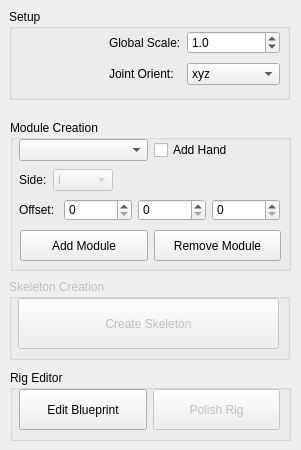
<?xml version="1.0" encoding="UTF-8"?>
<ui version="4.0">
 <class>Form</class>
 <widget class="QWidget" name="Form">
  <property name="geometry">
   <rect>
    <x>0</x>
    <y>0</y>
    <width>301</width>
    <height>450</height>
   </rect>
  </property>
  <property name="windowTitle">
   <string>Form</string>
  </property>
  <widget class="QGroupBox" name="groupBox">
   <property name="geometry">
    <rect>
     <x>9</x>
     <y>9</y>
     <width>281</width>
     <height>91</height>
    </rect>
   </property>
   <property name="title">
    <string>Setup</string>
   </property>
   <widget class="QWidget" name="gridLayoutWidget_5">
    <property name="geometry">
     <rect>
      <x>100</x>
      <y>19</y>
      <width>171</width>
      <height>61</height>
     </rect>
    </property>
    <layout class="QGridLayout" name="gridLayout_5">
     <item row="1" column="0">
      <widget class="QLabel" name="label_4">
       <property name="sizePolicy">
        <sizepolicy hsizetype="Maximum" vsizetype="Preferred">
         <horstretch>0</horstretch>
         <verstretch>0</verstretch>
        </sizepolicy>
       </property>
       <property name="text">
        <string>Joint Orient:</string>
       </property>
      </widget>
     </item>
     <item row="1" column="1">
      <widget class="QComboBox" name="oritentation">
       <item>
        <property name="text">
         <string>xyz</string>
        </property>
       </item>
       <item>
        <property name="text">
         <string>yzx</string>
        </property>
       </item>
       <item>
        <property name="text">
         <string>zxy</string>
        </property>
       </item>
      </widget>
     </item>
     <item row="0" column="0">
      <widget class="QLabel" name="label_3">
       <property name="text">
        <string>Global Scale:</string>
       </property>
      </widget>
     </item>
     <item row="0" column="1">
      <widget class="QDoubleSpinBox" name="scale_box">
       <property name="decimals">
        <number>1</number>
       </property>
       <property name="singleStep">
        <double>0.100000000000000</double>
       </property>
       <property name="value">
        <double>1.000000000000000</double>
       </property>
      </widget>
     </item>
    </layout>
   </widget>
   <widget class="QLabel" name="image">
    <property name="geometry">
     <rect>
      <x>0</x>
      <y>10</y>
      <width>91</width>
      <height>81</height>
     </rect>
    </property>
    <property name="sizePolicy">
     <sizepolicy hsizetype="Minimum" vsizetype="Minimum">
      <horstretch>0</horstretch>
      <verstretch>0</verstretch>
     </sizepolicy>
    </property>
    <property name="text">
     <string/>
    </property>
    <property name="pixmap">
     <pixmap>E:/YR2/Branding/logo_new_transparent.png</pixmap>
    </property>
    <property name="scaledContents">
     <bool>true</bool>
    </property>
   </widget>
  </widget>
  <widget class="QGroupBox" name="groupBox_2">
   <property name="geometry">
    <rect>
     <x>10</x>
     <y>120</y>
     <width>281</width>
     <height>151</height>
    </rect>
   </property>
   <property name="title">
    <string>Module Creation</string>
   </property>
   <widget class="QWidget" name="gridLayoutWidget">
    <property name="geometry">
     <rect>
      <x>9</x>
      <y>19</y>
      <width>263</width>
      <height>22</height>
     </rect>
    </property>
    <layout class="QGridLayout" name="gridLayout">
     <property name="sizeConstraint">
      <enum>QLayout::SetNoConstraint</enum>
     </property>
     <item row="0" column="1">
      <widget class="QCheckBox" name="add_hand">
       <property name="sizePolicy">
        <sizepolicy hsizetype="Minimum" vsizetype="Maximum">
         <horstretch>0</horstretch>
         <verstretch>0</verstretch>
        </sizepolicy>
       </property>
       <property name="layoutDirection">
        <enum>Qt::LeftToRight</enum>
       </property>
       <property name="text">
        <string>Add Hand</string>
       </property>
      </widget>
     </item>
     <item row="0" column="0">
      <widget class="QComboBox" name="available_modules">
       <property name="sizePolicy">
        <sizepolicy hsizetype="Minimum" vsizetype="Minimum">
         <horstretch>0</horstretch>
         <verstretch>0</verstretch>
        </sizepolicy>
       </property>
      </widget>
     </item>
    </layout>
   </widget>
   <widget class="QWidget" name="gridLayoutWidget_2">
    <property name="geometry">
     <rect>
      <x>9</x>
      <y>49</y>
      <width>261</width>
      <height>22</height>
     </rect>
    </property>
    <layout class="QGridLayout" name="gridLayout_2">
     <item row="0" column="1">
      <widget class="QComboBox" name="side">
       <property name="enabled">
        <bool>false</bool>
       </property>
       <property name="sizePolicy">
        <sizepolicy hsizetype="Minimum" vsizetype="Fixed">
         <horstretch>0</horstretch>
         <verstretch>0</verstretch>
        </sizepolicy>
       </property>
       <item>
        <property name="text">
         <string>l</string>
        </property>
       </item>
       <item>
        <property name="text">
         <string>r</string>
        </property>
       </item>
       <item>
        <property name="text">
         <string>None</string>
        </property>
       </item>
      </widget>
     </item>
     <item row="0" column="0">
      <widget class="QLabel" name="label">
       <property name="sizePolicy">
        <sizepolicy hsizetype="Maximum" vsizetype="Preferred">
         <horstretch>0</horstretch>
         <verstretch>0</verstretch>
        </sizepolicy>
       </property>
       <property name="text">
        <string>Side:</string>
       </property>
      </widget>
     </item>
     <item row="0" column="2">
      <spacer name="horizontalSpacer">
       <property name="orientation">
        <enum>Qt::Horizontal</enum>
       </property>
       <property name="sizeType">
        <enum>QSizePolicy::Maximum</enum>
       </property>
       <property name="sizeHint" stdset="0">
        <size>
         <width>300</width>
         <height>20</height>
        </size>
       </property>
      </spacer>
     </item>
    </layout>
   </widget>
   <widget class="QWidget" name="gridLayoutWidget_3">
    <property name="geometry">
     <rect>
      <x>9</x>
      <y>79</y>
      <width>261</width>
      <height>22</height>
     </rect>
    </property>
    <layout class="QGridLayout" name="gridLayout_3">
     <item row="0" column="0">
      <widget class="QLabel" name="label_2">
       <property name="sizePolicy">
        <sizepolicy hsizetype="Maximum" vsizetype="Preferred">
         <horstretch>0</horstretch>
         <verstretch>0</verstretch>
        </sizepolicy>
       </property>
       <property name="minimumSize">
        <size>
         <width>0</width>
         <height>0</height>
        </size>
       </property>
       <property name="text">
        <string>Offset: </string>
       </property>
      </widget>
     </item>
     <item row="0" column="1">
      <widget class="QSpinBox" name="offset_x">
       <property name="maximum">
        <number>99999</number>
       </property>
       <property name="value">
        <number>0</number>
       </property>
       <property name="displayIntegerBase">
        <number>10</number>
       </property>
      </widget>
     </item>
     <item row="0" column="2">
      <widget class="QSpinBox" name="offset_y">
       <property name="sizePolicy">
        <sizepolicy hsizetype="Minimum" vsizetype="Fixed">
         <horstretch>0</horstretch>
         <verstretch>0</verstretch>
        </sizepolicy>
       </property>
       <property name="maximum">
        <number>99999</number>
       </property>
      </widget>
     </item>
     <item row="0" column="3">
      <widget class="QSpinBox" name="offset_z">
       <property name="maximum">
        <number>99999</number>
       </property>
      </widget>
     </item>
    </layout>
   </widget>
  </widget>
  <widget class="QWidget" name="gridLayoutWidget_4">
   <property name="geometry">
    <rect>
     <x>20</x>
     <y>230</y>
     <width>261</width>
     <height>31</height>
    </rect>
   </property>
   <layout class="QGridLayout" name="gridLayout_4">
    <item row="0" column="0">
     <widget class="QPushButton" name="add_module">
      <property name="sizePolicy">
       <sizepolicy hsizetype="Minimum" vsizetype="Expanding">
        <horstretch>0</horstretch>
        <verstretch>0</verstretch>
       </sizepolicy>
      </property>
      <property name="text">
       <string>Add Module</string>
      </property>
     </widget>
    </item>
    <item row="0" column="1">
     <widget class="QPushButton" name="pushButton_2">
      <property name="sizePolicy">
       <sizepolicy hsizetype="Minimum" vsizetype="Expanding">
        <horstretch>0</horstretch>
        <verstretch>0</verstretch>
       </sizepolicy>
      </property>
      <property name="text">
       <string>Remove Module</string>
      </property>
     </widget>
    </item>
   </layout>
  </widget>
  <widget class="QGroupBox" name="skeleton_box">
   <property name="enabled">
    <bool>false</bool>
   </property>
   <property name="geometry">
    <rect>
     <x>9</x>
     <y>279</y>
     <width>281</width>
     <height>81</height>
    </rect>
   </property>
   <property name="title">
    <string>Skeleton Creation</string>
   </property>
   <widget class="QWidget" name="gridLayoutWidget_6">
    <property name="geometry">
     <rect>
      <x>9</x>
      <y>19</y>
      <width>261</width>
      <height>51</height>
     </rect>
    </property>
    <layout class="QGridLayout" name="gridLayout_6">
     <item row="0" column="0">
      <widget class="QPushButton" name="create_skeleton">
       <property name="sizePolicy">
        <sizepolicy hsizetype="Minimum" vsizetype="Minimum">
         <horstretch>0</horstretch>
         <verstretch>0</verstretch>
        </sizepolicy>
       </property>
       <property name="text">
        <string>Create Skeleton</string>
       </property>
      </widget>
     </item>
    </layout>
   </widget>
  </widget>
  <widget class="QGroupBox" name="groupBox_4">
   <property name="enabled">
    <bool>true</bool>
   </property>
   <property name="geometry">
    <rect>
     <x>10</x>
     <y>370</y>
     <width>281</width>
     <height>71</height>
    </rect>
   </property>
   <property name="title">
    <string>Rig Editor</string>
   </property>
   <widget class="QWidget" name="gridLayoutWidget_7">
    <property name="geometry">
     <rect>
      <x>9</x>
      <y>19</y>
      <width>261</width>
      <height>41</height>
     </rect>
    </property>
    <layout class="QGridLayout" name="gridLayout_7">
     <item row="0" column="1">
      <widget class="QPushButton" name="polish_rig">
       <property name="enabled">
        <bool>false</bool>
       </property>
       <property name="sizePolicy">
        <sizepolicy hsizetype="Minimum" vsizetype="Minimum">
         <horstretch>0</horstretch>
         <verstretch>0</verstretch>
        </sizepolicy>
       </property>
       <property name="text">
        <string>Polish Rig</string>
       </property>
      </widget>
     </item>
     <item row="0" column="0">
      <widget class="QPushButton" name="edit_blueprint">
       <property name="enabled">
        <bool>true</bool>
       </property>
       <property name="sizePolicy">
        <sizepolicy hsizetype="Minimum" vsizetype="Minimum">
         <horstretch>0</horstretch>
         <verstretch>0</verstretch>
        </sizepolicy>
       </property>
       <property name="text">
        <string>Edit Blueprint</string>
       </property>
      </widget>
     </item>
    </layout>
   </widget>
  </widget>
 </widget>
 <resources/>
 <connections/>
</ui>
